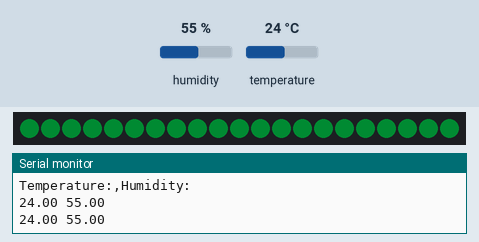
Simulated run of this sketch. Board: Arduino Uno, built with avr-gcc and run on an emulated ATmega328P. Shown: 21 RGB LEDs in strip order, left to right, the last lines printed to the serial monitor. The inputs (shaded band) are chosen by the test bench; at power-on: temperature 24 °C, humidity 55 %. Dim RGB values are drawn brighter than linear.

Above: at 1.2 s.
1.3 s: temperature set to 12 °C
At 2.5 s:
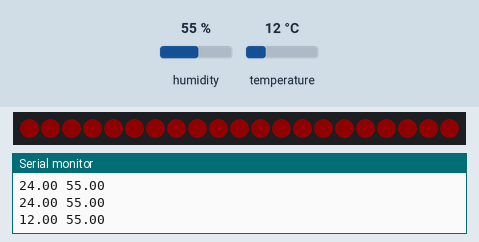
3.6 s: temperature set to 19 °C
At 4.9 s:
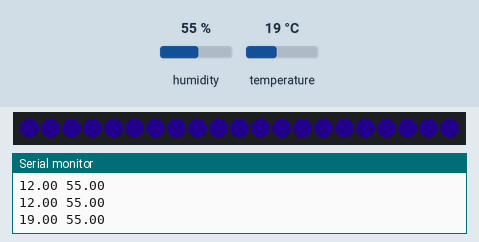
5.7 s: temperature set to 28 °C
At 7.4 s:
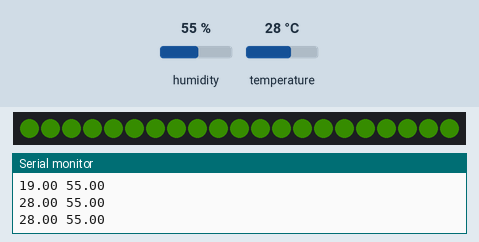
Timing chart, 0 to 8.9 s (numbered marks = the images above; inputs shaded):
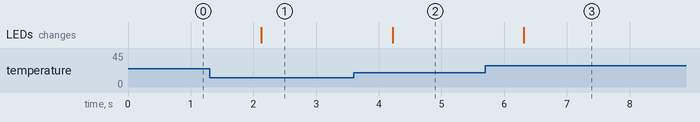

The sketch:

PlotSHTC3.ino
```cpp
#include <Wire.h>
#include "SHTSensor.h" // http://librarymanager/All#arduino_shtc3
#include <FastLED.h> // http://librarymanager/All#FASTLED


#define LED_PIN     4
#define NUM_LEDS    21
#define BRIGHTNESS  64
#define LED_TYPE    WS2811
#define COLOR_ORDER GRB
CRGB leds[NUM_LEDS];
CRGBPalette16 currentPalette;
TBlendType    currentBlending;

#define UPDATES_PER_SECOND 100

SHTSensor sht;

void setup() {
  Serial.begin(115200);
  Wire.begin();
  sht.init();
  sht.setAccuracy(SHTSensor::SHT_ACCURACY_MEDIUM); // only supported by SHT3x


  Serial.println("Temperature:,Humidity:");   // Plot labels


 FastLED.addLeds<LED_TYPE, LED_PIN, COLOR_ORDER>(leds, NUM_LEDS).setCorrection( TypicalLEDStrip );
 FastLED.setBrightness(  BRIGHTNESS );

 currentPalette = RainbowColors_p;
 currentBlending = LINEARBLEND;

}


void loop() {
    sht.readSample();
    Serial.print(sht.getTemperature());
    Serial.print(F(" "));
    Serial.println(sht.getHumidity());


uint8_t temp = map(sht.getTemperature(), 20,35,170,0); // Map value from luminosity sensor to LED

 // FastLED's built-in rainbow generator
  fill_solid( leds, NUM_LEDS, ColorFromPalette(RainbowColors_p,temp,BRIGHTNESS, LINEARBLEND));


// send the 'leds' array out to the actual LED strip
  FastLED.show();
  FastLED.delay(1000 / UPDATES_PER_SECOND);

    delay(1000);
}
```

Measured:
- after the input at 1.3 s, the LEDs: change after 0.83 s (image 1)
- after the input at 3.6 s, the LEDs: change after 0.62 s (image 2)
- after the input at 5.7 s, the LEDs: change after 0.61 s (image 3)
